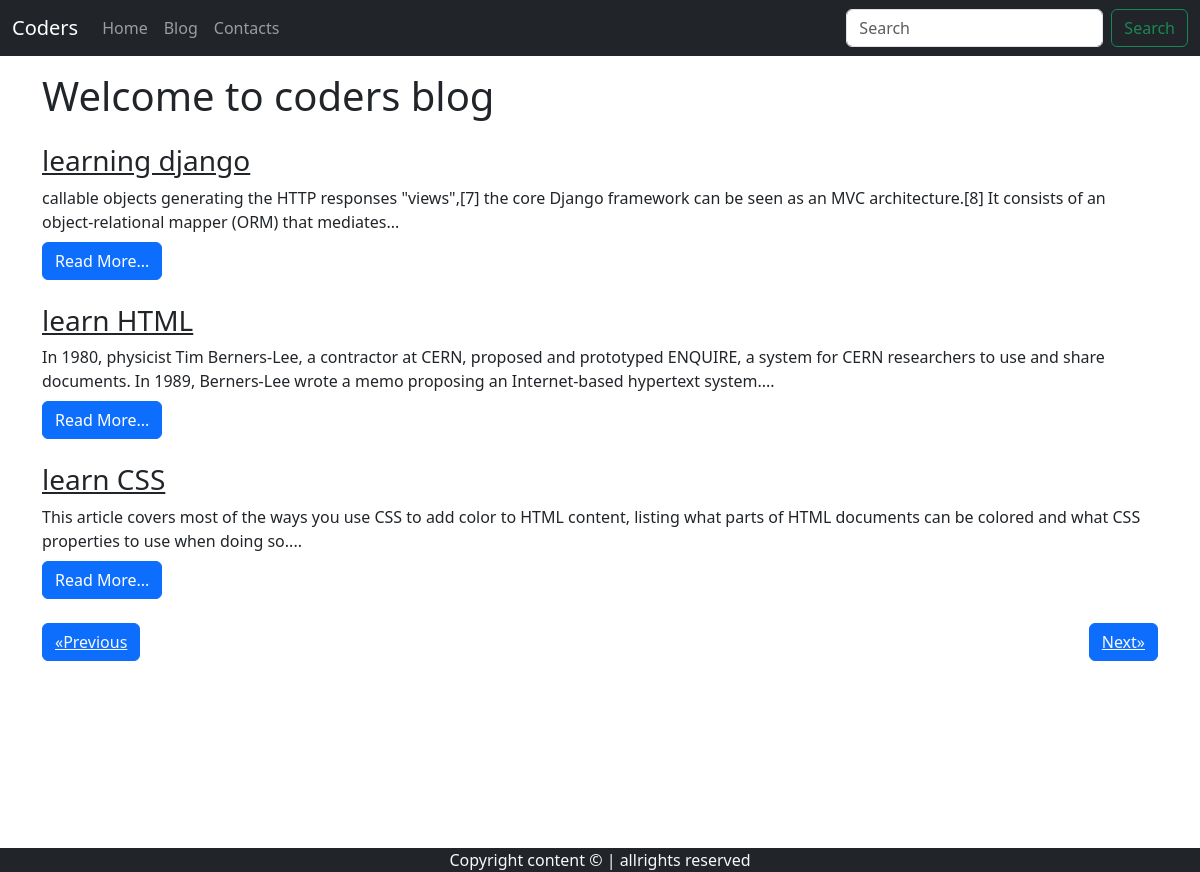
Screenshot of /blog/ with the database file from the repository.
### blog/models.py (models this page shows)
class Blog(models.Model):
    cno=models.AutoField(primary_key=True)
    title=models.CharField(max_length=200)
    content=models.TextField()
    short_desc=models.CharField(max_length=300,default="")
    slug=models.CharField(max_length=100)
    time=models.DateTimeField(auto_now_add=True)

### blog/views.py (the view)
# urls.py: 2. Add a URL to urlpatterns:  path('blog/', include('blog.urls'))
def blog(request):
    no_of_post=3
    page=request.GET.get('page')
    if page is None:
        page=1
    else:
        page=int(page)
    print(page)
    blogs=Blog.objects.all()
    length=len(blogs)
    blogs=blogs[(page-1)*no_of_post:page*no_of_post]
    if page>1:
        prev=page-1
    else:
        prev=None
    if page<math.ceil(length/no_of_post):
        nxt=page+1
    else:
        nxt=None
    print(prev,nxt)
    context={'blogs':blogs,'prev':prev,'nxt':nxt}
    return render(request,'bloghome.html',context)

### templates/bloghome.html (shortened to what this page needs)
{% extends "base.html" %}
{% block homeactive %}active{% endblock homeactive%}
{% block body %}
<div class="container">
  <h1 class="my-3">Welcome to coders blog</h1>
  {% for blog in blogs %}
  <div class="my-4">
    <h3 class="text-dark"><a class="text-dark"href="/blogpost/{{blog.slug}}">{{blog.title}}</a></h3>
    <div class="my-2">
        {{blog.short_desc | slice:245}}...
    </div>
    <a href="/blogpost/{{blog.slug}}"class="text-dark"><button class="btn btn-primary">Read More...</button></a>
  </div>
  {% endfor %}
  <div class=" my-3">
    {% if prev %}
    <button class="btn btn-primary"><a class="text-light" href="/blog?page={{prev}}">&laquo;Previous</a></button>
    {% else %}
    <button class="btn btn-primary "><a class="text-light" href="#">&laquo;Previous</a></button>
    {% endif %}
    {% if nxt %}
    <button class="btn btn-primary float-end"><a class="text-light" href="/blog?page={{nxt}}">Next&raquo;</a></button>
    {% else %}
    <button class="btn btn-primary float end"><a class="text-light" href="#">Next&raquo;</a></button>
    {% endif %}
  </div>
</div>
{% endblock body %}

### templates/base.html (shortened to what this page needs)
<!DOCTYPE html>
<html lang="en">
  <head>
    <link
      href="https://cdn.jsdelivr.net/npm/bootstrap@5.3.3/dist/css/bootstrap.min.css"
      rel="stylesheet"
    />
  </head>
  <body>
    <nav class="navbar navbar-expand-lg navbar-dark bg-dark">
      <div class="container-fluid">
        <a class="navbar-brand" href="/">Coders</a>
        <div class="collapse navbar-collapse" id="navbarSupportedContent">
          <ul class="navbar-nav me-auto mb-2 mb-lg-0">
            <li class="nav-item{% block homeactive %}{% endblock homeactive%}">
              <a class="nav-link " aria-current="page" href="/">Home</a>
            </li>
            <li class="nav-item {% block blogactive %}{% endblock blogactive%}">
              <a class="nav-link " href="/blog">Blog</a>
            </li>
              <li class="nav-item {% block contactactive %}{% endblock contactactive%}">
                <a class="nav-link " href="/contacts">Contacts</a>
              </li>
          </ul>
          <form  action="/search" method="get" class="d-flex" role="search">
            <input
              class="form-control me-2"
              type="search"
              placeholder="Search"
              aria-label="Search"
            />
            <button class="btn btn-outline-success" type="submit">
              Search
            </button>
          </form>
        </div>
      </div>
    </nav>
    {% block body %}{% endblock body %}
    <footer class="text-center  text-light bg-dark fixed-bottom">Copyright content &copy | allrights reserved</footer>
  </body>
</html>

### templates/bloghome.html (style rules this page uses)
.container { min-height:100vh; }

### rows the page displays
Blog: title "learning django", short_desc "callable objects generating the HTTP responses \"views\",[7] the core Django framework can be seen as an MVC architecture.[8] It consists of an object-relational mapper (ORM) that mediates"
Blog: title "learn HTML", short_desc "In 1980, physicist Tim Berners-Lee, a contractor at CERN, proposed and prototyped ENQUIRE, a system for CERN researchers to use and share documents. In 1989, Berners-Lee wrote a memo proposing an Internet-based hypertext system."
Blog: title "learn CSS", short_desc "This article covers most of the ways you use CSS to add color to HTML content, listing what parts of HTML documents can be colored and what CSS properties to use when doing so."
